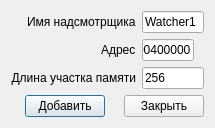
<?xml version="1.0" encoding="UTF-8"?>
<ui version="4.0">
 <class>AddWatcherDialog</class>
 <widget class="QDialog" name="AddWatcherDialog">
  <property name="geometry">
   <rect>
    <x>0</x>
    <y>0</y>
    <width>215</width>
    <height>119</height>
   </rect>
  </property>
  <property name="sizePolicy">
   <sizepolicy hsizetype="Fixed" vsizetype="Fixed">
    <horstretch>0</horstretch>
    <verstretch>0</verstretch>
   </sizepolicy>
  </property>
  <property name="maximumSize">
   <size>
    <width>215</width>
    <height>119</height>
   </size>
  </property>
  <property name="windowTitle">
   <string>Добавить надсмотрщика</string>
  </property>
  <layout class="QVBoxLayout" name="verticalLayout">
   <item>
    <layout class="QFormLayout" name="formLayout">
     <property name="fieldGrowthPolicy">
      <enum>QFormLayout::FieldsStayAtSizeHint</enum>
     </property>
     <property name="labelAlignment">
      <set>Qt::AlignRight|Qt::AlignTrailing|Qt::AlignVCenter</set>
     </property>
     <item row="0" column="0">
      <widget class="QLabel" name="label_3">
       <property name="text">
        <string>Имя надсмотрщика</string>
       </property>
      </widget>
     </item>
     <item row="0" column="1">
      <widget class="QLineEdit" name="lineEditName">
       <property name="text">
        <string>Watcher1</string>
       </property>
      </widget>
     </item>
     <item row="1" column="0">
      <widget class="QLabel" name="label">
       <property name="layoutDirection">
        <enum>Qt::LeftToRight</enum>
       </property>
       <property name="autoFillBackground">
        <bool>false</bool>
       </property>
       <property name="text">
        <string>Адрес</string>
       </property>
       <property name="scaledContents">
        <bool>false</bool>
       </property>
       <property name="alignment">
        <set>Qt::AlignLeading|Qt::AlignLeft|Qt::AlignVCenter</set>
       </property>
       <property name="wordWrap">
        <bool>false</bool>
       </property>
      </widget>
     </item>
     <item row="1" column="1">
      <widget class="QLineEdit" name="lineEditAddress">
       <property name="sizePolicy">
        <sizepolicy hsizetype="Fixed" vsizetype="Fixed">
         <horstretch>0</horstretch>
         <verstretch>0</verstretch>
        </sizepolicy>
       </property>
       <property name="maximumSize">
        <size>
         <width>52</width>
         <height>22</height>
        </size>
       </property>
       <property name="layoutDirection">
        <enum>Qt::LeftToRight</enum>
       </property>
       <property name="text">
        <string>00400000</string>
       </property>
       <property name="maxLength">
        <number>8</number>
       </property>
       <property name="frame">
        <bool>true</bool>
       </property>
       <property name="echoMode">
        <enum>QLineEdit::Normal</enum>
       </property>
       <property name="alignment">
        <set>Qt::AlignLeading|Qt::AlignLeft|Qt::AlignVCenter</set>
       </property>
      </widget>
     </item>
     <item row="2" column="0">
      <widget class="QLabel" name="label_2">
       <property name="text">
        <string>Длина участка памяти</string>
       </property>
       <property name="alignment">
        <set>Qt::AlignRight|Qt::AlignTrailing|Qt::AlignVCenter</set>
       </property>
       <property name="margin">
        <number>0</number>
       </property>
      </widget>
     </item>
     <item row="2" column="1">
      <widget class="QLineEdit" name="lineEditBytesAmount">
       <property name="sizePolicy">
        <sizepolicy hsizetype="Preferred" vsizetype="Fixed">
         <horstretch>0</horstretch>
         <verstretch>0</verstretch>
        </sizepolicy>
       </property>
       <property name="text">
        <string>256</string>
       </property>
       <property name="maxLength">
        <number>8</number>
       </property>
       <property name="alignment">
        <set>Qt::AlignLeading|Qt::AlignLeft|Qt::AlignVCenter</set>
       </property>
       <property name="clearButtonEnabled">
        <bool>false</bool>
       </property>
      </widget>
     </item>
    </layout>
   </item>
   <item>
    <layout class="QHBoxLayout" name="horizontalLayout">
     <item>
      <spacer name="horizontalSpacer_2">
       <property name="orientation">
        <enum>Qt::Horizontal</enum>
       </property>
       <property name="sizeHint" stdset="0">
        <size>
         <width>0</width>
         <height>0</height>
        </size>
       </property>
      </spacer>
     </item>
     <item>
      <widget class="QPushButton" name="AddWatcherButton">
       <property name="text">
        <string>Добавить</string>
       </property>
      </widget>
     </item>
     <item>
      <spacer name="horizontalSpacer">
       <property name="orientation">
        <enum>Qt::Horizontal</enum>
       </property>
       <property name="sizeHint" stdset="0">
        <size>
         <width>0</width>
         <height>0</height>
        </size>
       </property>
      </spacer>
     </item>
     <item>
      <widget class="QPushButton" name="CloseWatcherDialogButton">
       <property name="text">
        <string>Закрыть</string>
       </property>
      </widget>
     </item>
    </layout>
   </item>
  </layout>
 </widget>
 <resources/>
 <connections>
  <connection>
   <sender>CloseWatcherDialogButton</sender>
   <signal>clicked()</signal>
   <receiver>AddWatcherDialog</receiver>
   <slot>close()</slot>
   <hints>
    <hint type="sourcelabel">
     <x>250</x>
     <y>79</y>
    </hint>
    <hint type="destinationlabel">
     <x>149</x>
     <y>52</y>
    </hint>
   </hints>
  </connection>
 </connections>
</ui>
